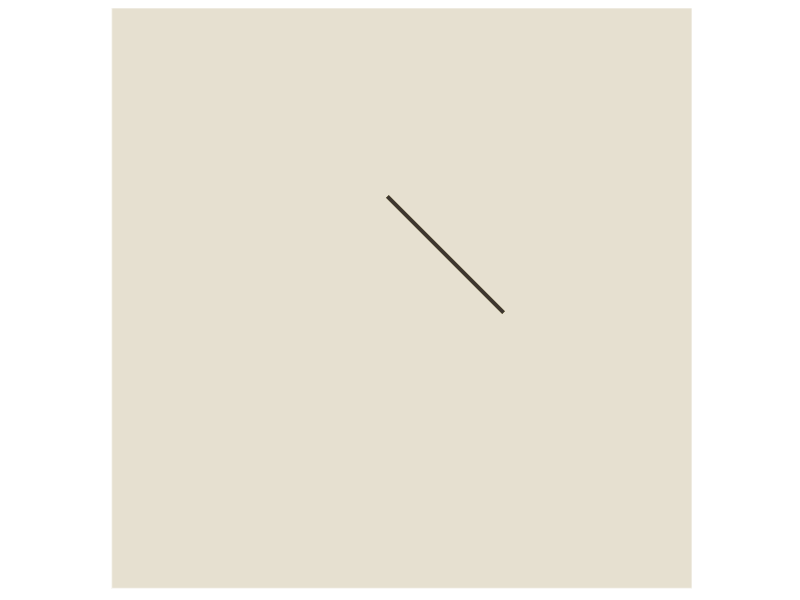

R code for this plot:
## ---- chunk 1
library(tidyverse)

colors<-c(
  "#e6e0d0", #1 background
  "#c04631", #2 red
  "#7aa03e", #3 green
  "#2a4c7e", #4 blue
  "#3d362f", #5 charcoal
  "#b9b064"  #6 greenish yellowish big curve
)

g<-ggplot()+ theme(panel.background = element_rect(fill=colors[1], colour='white'),
                   panel.grid.major = element_blank(),
                   panel.grid.minor = element_blank())

#making first curve
bound<-pi/4
big.curve<-data.frame(
  y<-sin(seq(-bound, bound, length=10000))+.27,
  x<-cos(seq(bound, -bound, length=10000))-3/4
)

diagonal<-data.frame(
  x<-seq(-.05, .35, length=10000),
  y<-seq(.35, -.05, length=10000)
)


g<-g+
  #big curve
  geom_path(data=big.curve, 
            aes(x=x, y=y), 
            colour=colors[6],
            size=1.3
            )+
  #black diagonal line
  geom_path(data=diagonal, 
            aes(x=x, y=y), 
            colour=colors[5],
            size=1.3
            )+
  
  
  coord_fixed()+
  scale_x_continuous(limits = c(-1,1), expand = c(0, 0)) +
  scale_y_continuous(limits = c(-1,1), expand = c(0, 0))+
  theme(axis.title.x=element_blank(),
        axis.text.x=element_blank(),
        axis.ticks.x=element_blank(),
        axis.title.y=element_blank(),
        axis.text.y=element_blank(),
        axis.ticks.y=element_blank())
g
